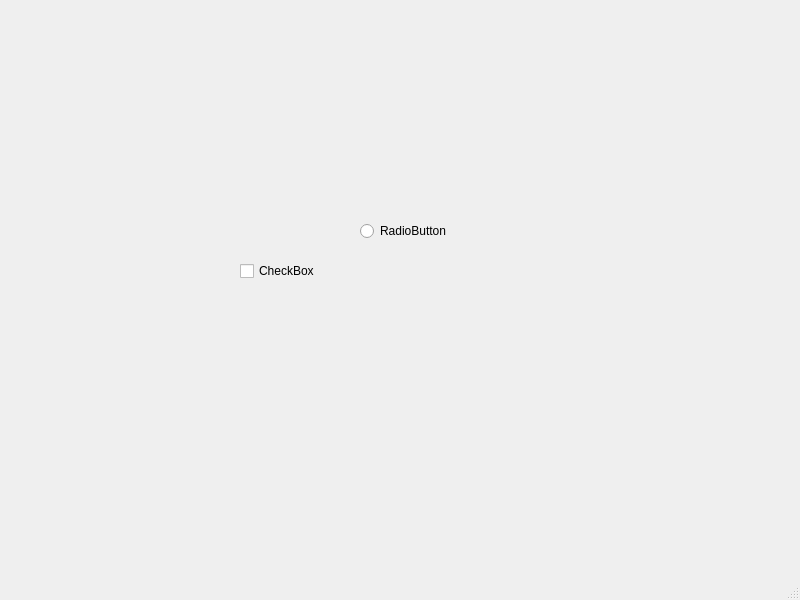
<?xml version="1.0" encoding="UTF-8"?>
<ui version="4.0">
 <class>MainWindow</class>
 <widget class="QMainWindow" name="MainWindow">
  <property name="geometry">
   <rect>
    <x>0</x>
    <y>0</y>
    <width>800</width>
    <height>600</height>
   </rect>
  </property>
  <property name="windowTitle">
   <string>MainWindow</string>
  </property>
  <widget class="QWidget" name="centralwidget">
   <widget class="QRadioButton" name="radioButton">
    <property name="geometry">
     <rect>
      <x>360</x>
      <y>220</y>
      <width>100</width>
      <height>22</height>
     </rect>
    </property>
    <property name="text">
     <string>RadioButton</string>
    </property>
   </widget>
   <widget class="QCheckBox" name="checkBox">
    <property name="geometry">
     <rect>
      <x>240</x>
      <y>260</y>
      <width>83</width>
      <height>22</height>
     </rect>
    </property>
    <property name="text">
     <string>CheckBox</string>
    </property>
   </widget>
  </widget>
  <widget class="QMenuBar" name="menubar">
   <property name="geometry">
    <rect>
     <x>0</x>
     <y>0</y>
     <width>800</width>
     <height>21</height>
    </rect>
   </property>
  </widget>
  <widget class="QStatusBar" name="statusbar"/>
 </widget>
 <resources/>
 <connections/>
</ui>
